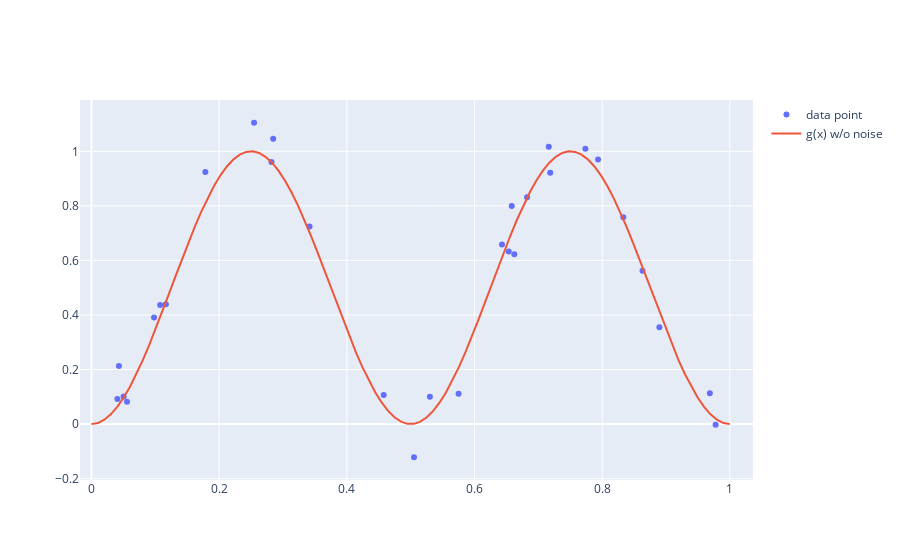

Here is the notebook cell this chart was saved with:
### Code cell
x_pts = np.linspace(0, 1, 100)
x_pts = x_pts.reshape((x_pts.size, 1))

g_pts = g_func(x_pts, 0.0)

sin2_points.add_trace(go.Scatter(x=x_pts[:, 0], y=g_pts[:, 0], name="g(x) w/o noise"))

sin2_points.show()
